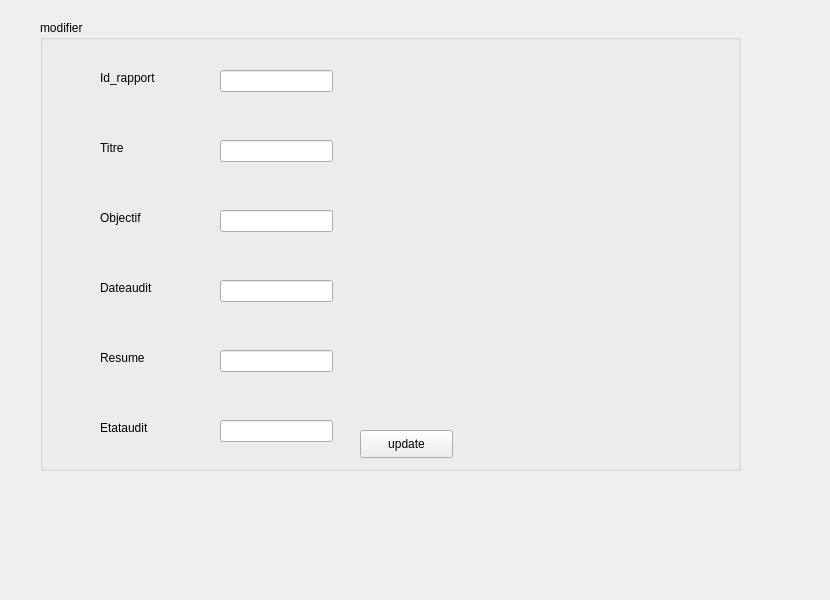
      <widget class="QWidget" name="tab_9">
       <attribute name="title">
        <string>modifier Rapport</string>
       </attribute>
       <widget class="QGroupBox" name="groupBox_6">
        <property name="geometry">
         <rect>
          <x>40</x>
          <y>20</y>
          <width>701</width>
          <height>451</height>
         </rect>
        </property>
        <property name="title">
         <string>modifier</string>
        </property>
        <widget class="QLabel" name="label_22">
         <property name="geometry">
          <rect>
           <x>60</x>
           <y>50</y>
           <width>81</width>
           <height>16</height>
          </rect>
         </property>
         <property name="text">
          <string>Id_rapport</string>
         </property>
        </widget>
        <widget class="QLabel" name="label_23">
         <property name="geometry">
          <rect>
           <x>60</x>
           <y>120</y>
           <width>56</width>
           <height>16</height>
          </rect>
         </property>
         <property name="text">
          <string>Titre</string>
         </property>
        </widget>
        <widget class="QLabel" name="label_24">
         <property name="geometry">
          <rect>
           <x>60</x>
           <y>190</y>
           <width>56</width>
           <height>16</height>
          </rect>
         </property>
         <property name="text">
          <string>Objectif</string>
         </property>
        </widget>
        <widget class="QLabel" name="label_25">
         <property name="geometry">
          <rect>
           <x>60</x>
           <y>260</y>
           <width>61</width>
           <height>16</height>
          </rect>
         </property>
         <property name="text">
          <string>Dateaudit</string>
         </property>
        </widget>
        <widget class="QLabel" name="label_26">
         <property name="geometry">
          <rect>
           <x>60</x>
           <y>330</y>
           <width>56</width>
           <height>16</height>
          </rect>
         </property>
         <property name="text">
          <string>Resume</string>
         </property>
        </widget>
        <widget class="QLabel" name="label_27">
         <property name="geometry">
          <rect>
           <x>60</x>
           <y>400</y>
           <width>56</width>
           <height>16</height>
          </rect>
         </property>
         <property name="text">
          <string>Etataudit</string>
         </property>
        </widget>
        <widget class="QLineEdit" name="newId">
         <property name="geometry">
          <rect>
           <x>180</x>
           <y>50</y>
           <width>113</width>
           <height>22</height>
          </rect>
         </property>
        </widget>
        <widget class="QLineEdit" name="newTitre">
         <property name="geometry">
          <rect>
           <x>180</x>
           <y>120</y>
           <width>113</width>
           <height>22</height>
          </rect>
         </property>
        </widget>
        <widget class="QLineEdit" name="newObjectif">
         <property name="geometry">
          <rect>
           <x>180</x>
           <y>190</y>
           <width>113</width>
           <height>22</height>
          </rect>
         </property>
        </widget>
        <widget class="QLineEdit" name="newDateaudit">
         <property name="geometry">
          <rect>
           <x>180</x>
           <y>260</y>
           <width>113</width>
           <height>22</height>
          </rect>
         </property>
        </widget>
        <widget class="QLineEdit" name="newResume">
         <property name="geometry">
          <rect>
           <x>180</x>
           <y>330</y>
           <width>113</width>
           <height>22</height>
          </rect>
         </property>
        </widget>
        <widget class="QLineEdit" name="newEtat">
         <property name="geometry">
          <rect>
           <x>180</x>
           <y>400</y>
           <width>113</width>
           <height>22</height>
          </rect>
         </property>
        </widget>
        <widget class="QPushButton" name="pb_modifier">
         <property name="geometry">
          <rect>
           <x>320</x>
           <y>410</y>
           <width>93</width>
           <height>28</height>
          </rect>
         </property>
         <property name="text">
          <string>update</string>
         </property>
        </widget>
       </widget>
       <widget class="QLabel" name="label_150">
        <property name="geometry">
         <rect>
          <x>-20</x>
          <y>-20</y>
          <width>821</width>
          <height>591</height>
         </rect>
        </property>
        <property name="text">
         <string/>
        </property>
        <property name="pixmap">
         <pixmap>../../palette.jpg</pixmap>
        </property>
        <property name="scaledContents">
         <bool>true</bool>
        </property>
       </widget>
       <zorder>label_150</zorder>
       <zorder>groupBox_6</zorder>
      </widget>
